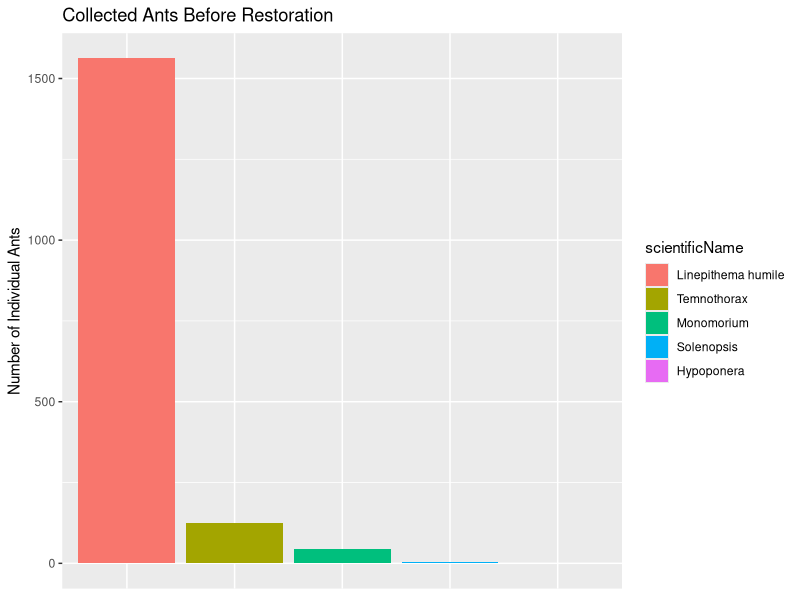
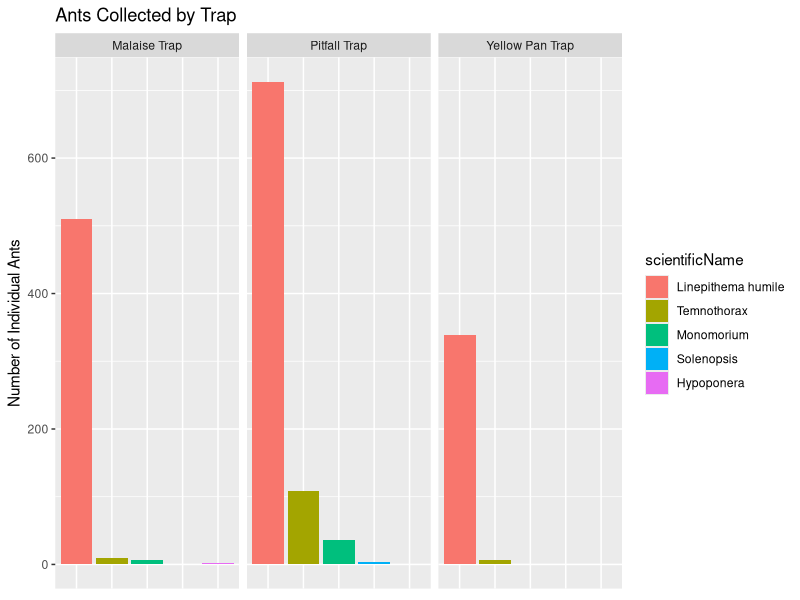
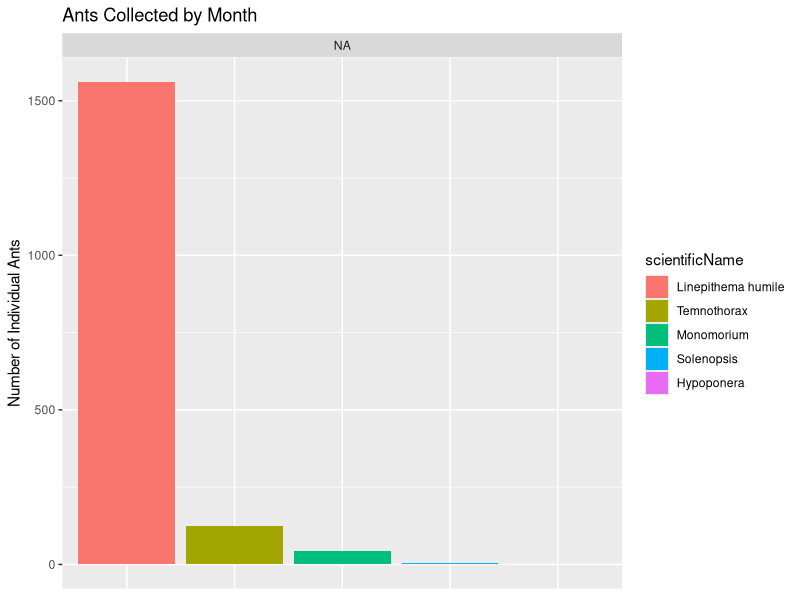
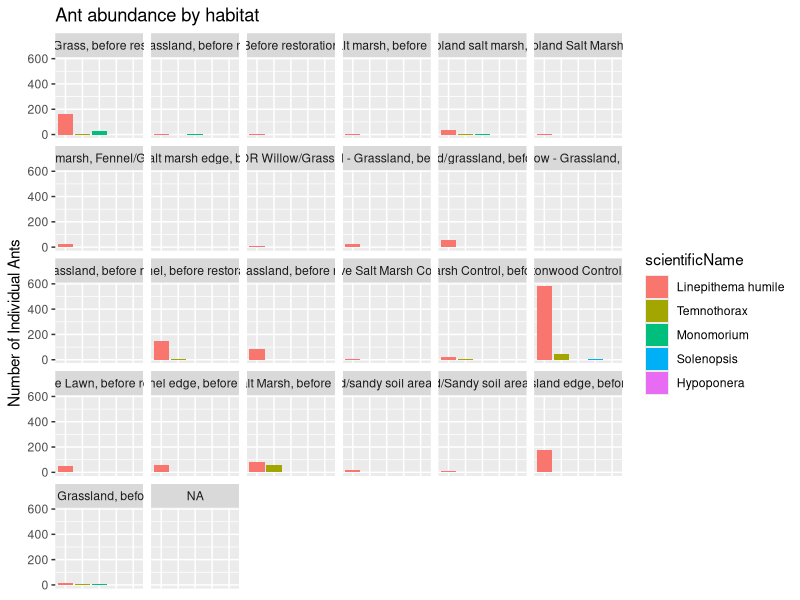

The R source for these figures, in order:
## ---- chunk 1
knitr::opts_chunk$set(echo = TRUE)
## ---- chunk 2
library(tidyverse)
library(RColorBrewer)
library(forcats)
library(lubridate)
library(dbplyr)
## ---- chunk 3
allsbcoants<- read_csv("newsbcoants.csv")


#make df way less obnoxious
antssimple <-allsbcoants %>%
#selecting columns to keep for data analysis
  select(
    order, family, scientificName, year, month, eventDate, verbatimEventDate, samplingProtocol, habitat, country, stateProvince, county, municipality, decimalLatitude, decimalLongitude, recordedBy, individualCount)

#puts months in order numerically and abbr
antssimple$month = factor(antssimple$month, levels = month.name, labels = month.abb)

#sum of all individual ants
sumant <- sum(antssimple$individualCount, na.rm = FALSE)

antsncos<-antssimple %>%
#excluded anything that doesnt have UCSB Arthropod Survey
  filter(recordedBy =="UCSB Arthropod Survey")%>%
#exluded anything that doesn't have a genera level determination
  filter(scientificName !="Formicidae")

#sum of all ants in ncos
sumantncos <- sum(antsncos$individualCount, na.rm = FALSE)

#this is just scientific names and individual count dataframe
antstotalncos<-antsncos %>%
  select(scientificName, individualCount)

#Temnothorax dataframe only
temno<-antstotalncos%>%
  filter(scientificName == "Temnothorax")
#sum of individual Temnothorax
sumtemno<-sum(temno$individualCount)

#L. humile dataframe only
lhumile<-antstotalncos%>%
  filter(scientificName=="Linepithema humile")
#sum of individual L. humile
sumlhumile<-sum(lhumile$individualCount)

#Solenopsis dataframe only
solenopsis<-antstotalncos%>%
  filter(scientificName=="Solenopsis")
#sum of individual Solenopsis
sumsol<-sum(solenopsis$individualCount)

#Monomorium dataframe only
mono<-antstotalncos%>%
  filter(scientificName=="Monomorium")
#sum of individual Monomorium
summono<-sum(mono$individualCount)

#Hypoponera dataframe only
hypo<-antstotalncos%>%
  filter(scientificName=="Hypoponera")
#sum of individual Hypoponera
sumhypo<-sum(hypo$individualCount)

## ---- chunk 4
#Graph of each genus of ant with actual counts

scinameabund<- ggplot(mutate
                     (antsncos, scientificName = fct_infreq(scientificName))) + 
  geom_bar(
    aes(x = scientificName, fill= scientificName, weight=individualCount)
    ) +
  labs(x="Scientific Name", y="Number of Individual Ants", title = "Collected Ants Before Restoration") +
  theme(axis.title.x=element_blank(),
        axis.text.x=element_blank(),
        axis.ticks.x=element_blank()
        )

scinameabund
########################################################################################
#Bar plot of trap type with actual counts

traptype <- scinameabund + facet_wrap(~samplingProtocol) +labs(title = "Ants Collected by Trap")
traptype

########################################################################################
#Plot of ants by month

yearant <- scinameabund + facet_wrap(~month) + labs(title = "Ants Collected by Month")
yearant

#######################################################################################
#Habitats need to be condensed

habant <- scinameabund + facet_wrap(~habitat) + labs(title = "Ant abundance by habitat")
habant

#######################################################################################
